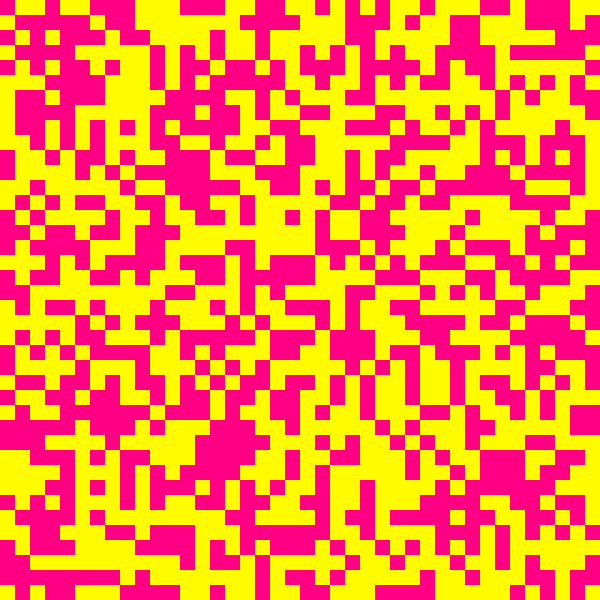
Frame 1 (no input)
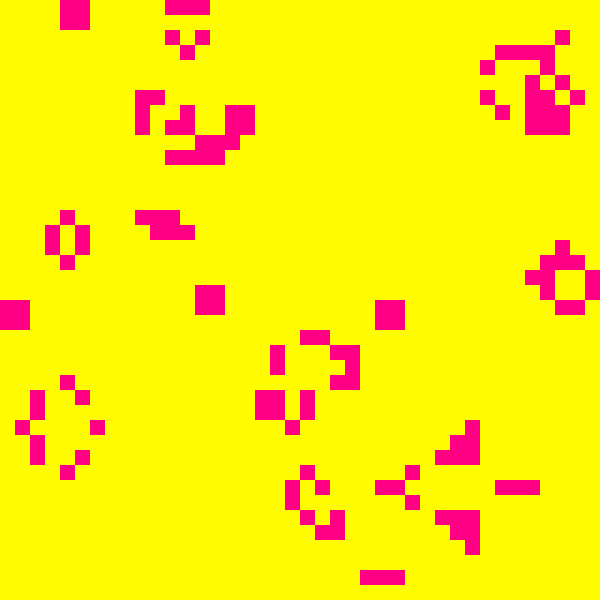
Frame 60 (no input)
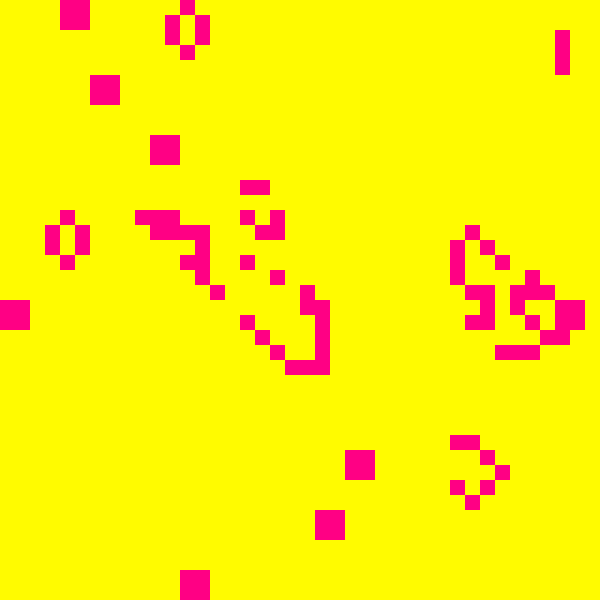
Frame 120 (the mouse pressed at the canvas centre since frame 60)

The p5.js sketch that drew these frames (run headless with seeded random() and noise() and a simulated clock; from frame 60 on, the mouse is pressed at the canvas centre):

// p5.js sketch
// ── sketch.js
const PIXEL_SCALE = 15
const GRID_SIZE = 40

let grid;
let baseHue;

const PATTERNS = {
  'Block': drawBlock, 
  'Beehive': drawBeehive, 
  'Loaf': drawLoaf, 
  'Boat': drawBoat, 
  'Tub': drawTub,
}

function setup()  {
  createCanvas(GRID_SIZE * PIXEL_SCALE, GRID_SIZE * PIXEL_SCALE)
  colorMode(HSB)
  noStroke()
  grid = create2DArray(GRID_SIZE, GRID_SIZE)
  for(let i = 0; i < GRID_SIZE; i++){
    for(let j = 0; j < GRID_SIZE; j++){
      grid[i][j] = floor(random(2))
    }
  }

  baseHue = floor(random(360))
}

function create2DArray(cols, rows) {
  let array = new Array(cols)
  for(let i = 0; i < cols; i++) {
    array[i] = new Array(rows)
  }

  return array;
}

function draw() {
  // background(220)

  for(let i = 0; i < GRID_SIZE; i++){
    for(let j = 0; j < GRID_SIZE; j++){
      let x = i * PIXEL_SCALE
      let y = j * PIXEL_SCALE
      let c = grid[i][j] == 1 ? baseHue : (baseHue + 90) % 360
      fill(c, 100, 100)
      rect(x, y, PIXEL_SCALE, PIXEL_SCALE)
    }
  }


    grid = getNext()
}

function getNext() {
  let next = create2DArray(GRID_SIZE, GRID_SIZE)

  for(let i = 0; i < GRID_SIZE; i++){
    for(let j = 0; j < GRID_SIZE; j++){
      let neighbors = getNeighbors(grid, i, j)
      
      if(grid[i][j] == 1){
        if(neighbors < 2 || neighbors > 3) next[i][j] = 0
        else next[i][j] = 1
      } else if(neighbors == 3) {
        next[i][j] = 1
      } else {
        next[i][j] = 0
      }
      
    }
  }

  let mouseLocation = getMouseGridLoc()
  if(mouseLocation) next[mouseLocation.x][mouseLocation.y] = 1

  return next;
}

function getNeighbors(grid, x, y) {
  let aliveNeighbors = 0;
  for(let i = -1; i < 2; i++) {
    for(let j = -1; j < 2; j++) {
      if(i == 0 && j == 0) continue
      if(x + i < 0 || x + i > GRID_SIZE-1) continue
      if(y + j < 0 || y + j > GRID_SIZE-1) continue
      
      aliveNeighbors += grid[x + i][y + j]
    }
  }

  return aliveNeighbors
}

function getMouseGridLoc() {
  let x = mouseX
  let y = mouseY

  let loc = {x: -1, y: -1}
  if(x < 0 || x > width - PIXEL_SCALE/2) return
  if(y < 0 || y > height - PIXEL_SCALE/2) return
  if(x == 0 && y == 0) return

  loc.x = floor(x / PIXEL_SCALE)
  loc.y = floor(y / PIXEL_SCALE)

  return loc
}

function mousePressed() {
  let mouseLocation = getMouseGridLoc()
  if(mouseLocation) generatePattern(grid, mouseLocation.x, mouseLocation.y)
}

function generatePattern(grid, x, y) {
  let patterns = Object.keys(PATTERNS)
  let index = floor(random(patterns.length))
  PATTERNS[patterns[index]](grid, x, y)
}

function drawBlock(grid, x, y) {
  grid[x][y] = 1
  if(x + 1 < GRID_SIZE) grid[x+1][y] = 1
  if(y + 1 < GRID_SIZE) grid[x][y+1] = 1
  if(x + 1 < GRID_SIZE && y + 1 < GRID_SIZE) grid[x+1][y+1] = 1
}

function drawBeehive(grid, x, y) {
  grid[x][y] = 1
  if(x + 1 < GRID_SIZE && y - 1 > 0) grid[x+1][y - 1] = 1 
  if(x + 2 < GRID_SIZE && y - 1 > 0) grid[x+2][y - 1] = 1 
  if(x + 1 < GRID_SIZE && y + 1 < GRID_SIZE) grid[x+1][y + 1] = 1 
  if(x + 2 < GRID_SIZE && y + 1 < GRID_SIZE) grid[x+2][y + 1] = 1 
  if(x + 3 < GRID_SIZE) grid[x+3][y] = 1
}

function drawLoaf(grid, x, y) {
  grid[x][y] = 1
  if(x + 1 < GRID_SIZE && y - 1 > 0) grid[x+1][y-1] = 1
  if(x + 1 < GRID_SIZE && y + 1 < GRID_SIZE) grid[x+1][y+1] = 1
  if(x + 2 < GRID_SIZE && y - 1 > 0) grid[x+2][y-1] = 1
  if(x + 2 < GRID_SIZE && y + 2 < GRID_SIZE) grid[x+2][y+2] = 1
  if(x + 3 < GRID_SIZE) grid[x+3][y] = 1
  if(x + 3 < GRID_SIZE && y + 1 < GRID_SIZE) grid[x+3][y+1] = 1
}

function drawBoat(grid, x, y) {
  grid[x][y] = 1
  if(x + 1 < GRID_SIZE) grid[x+1][y] = 1
  if(y + 1 < GRID_SIZE) grid[x][y+1] = 1
  if(x + 2 < GRID_SIZE && y + 1 < GRID_SIZE) grid[x+2][y+1] = 1
  if(x + 1 < GRID_SIZE && y + 2 < GRID_SIZE) grid[x+1][y+2] = 1
}

function drawTub(grid, x, y){
  grid[x][y] = 1
  if(x - 1 > 0 && y + 1 < GRID_SIZE) grid[x-1][y+1] = 1
  if(x + 1 < GRID_SIZE) grid[x+1][y+1] = 1
  if(y + 2 < GRID_SIZE) grid[x][y+2] = 1
}
